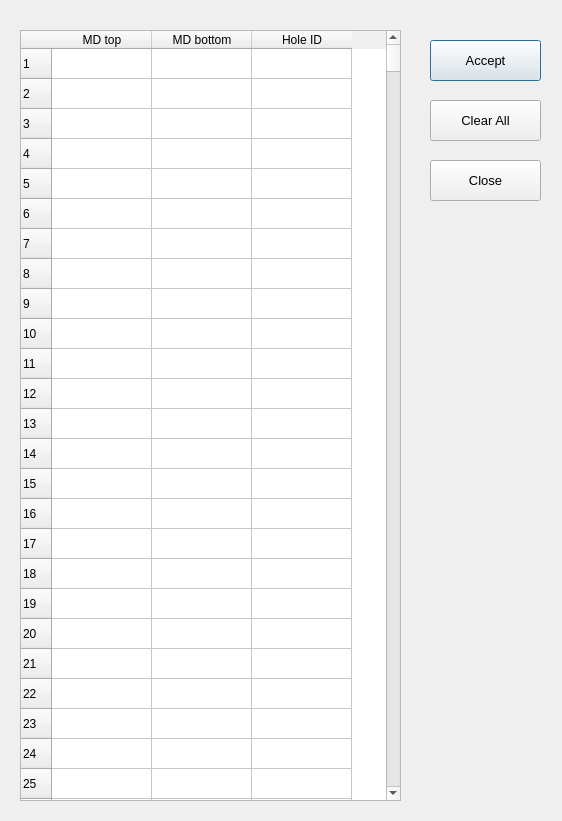
<?xml version="1.0" encoding="UTF-8"?>
<ui version="4.0">
 <class>CaliperInsertion</class>
 <widget class="QDialog" name="CaliperInsertion">
  <property name="geometry">
   <rect>
    <x>0</x>
    <y>0</y>
    <width>562</width>
    <height>821</height>
   </rect>
  </property>
  <property name="windowTitle">
   <string>Caliper Insertion</string>
  </property>
  <widget class="QTableWidget" name="csvCal_tableWidget">
   <property name="geometry">
    <rect>
     <x>20</x>
     <y>30</y>
     <width>381</width>
     <height>771</height>
    </rect>
   </property>
   <property name="rowCount">
    <number>1000</number>
   </property>
   <property name="columnCount">
    <number>3</number>
   </property>
   <attribute name="horizontalHeaderVisible">
    <bool>true</bool>
   </attribute>
   <row/>
   <row/>
   <row/>
   <row/>
   <row/>
   <row/>
   <row/>
   <row/>
   <row/>
   <row/>
   <row/>
   <row/>
   <row/>
   <row/>
   <row/>
   <row/>
   <row/>
   <row/>
   <row/>
   <row/>
   <row/>
   <row/>
   <row/>
   <row/>
   <row/>
   <row/>
   <row/>
   <row/>
   <row/>
   <row/>
   <row/>
   <row/>
   <row/>
   <row/>
   <row/>
   <row/>
   <row/>
   <row/>
   <row/>
   <row/>
   <row/>
   <row/>
   <row/>
   <row/>
   <row/>
   <row/>
   <row/>
   <row/>
   <row/>
   <row/>
   <row/>
   <row/>
   <row/>
   <row/>
   <row/>
   <row/>
   <row/>
   <row/>
   <row/>
   <row/>
   <row/>
   <row/>
   <row/>
   <row/>
   <row/>
   <row/>
   <row/>
   <row/>
   <row/>
   <row/>
   <row/>
   <row/>
   <row/>
   <row/>
   <row/>
   <row/>
   <row/>
   <row/>
   <row/>
   <row/>
   <row/>
   <row/>
   <row/>
   <row/>
   <row/>
   <row/>
   <row/>
   <row/>
   <row/>
   <row/>
   <row/>
   <row/>
   <row/>
   <row/>
   <row/>
   <row/>
   <row/>
   <row/>
   <row/>
   <row/>
   <row/>
   <row/>
   <row/>
   <row/>
   <row/>
   <row/>
   <row/>
   <row/>
   <row/>
   <row/>
   <row/>
   <row/>
   <row/>
   <row/>
   <row/>
   <row/>
   <row/>
   <row/>
   <row/>
   <row/>
   <row/>
   <row/>
   <row/>
   <row/>
   <row/>
   <row/>
   <row/>
   <row/>
   <row/>
   <row/>
   <row/>
   <row/>
   <row/>
   <row/>
   <row/>
   <row/>
   <row/>
   <row/>
   <row/>
   <row/>
   <row/>
   <row/>
   <row/>
   <row/>
   <row/>
   <row/>
   <row/>
   <row/>
   <row/>
   <row/>
   <row/>
   <row/>
   <row/>
   <row/>
   <row/>
   <row/>
   <row/>
   <row/>
   <row/>
   <row/>
   <row/>
   <row/>
   <row/>
   <row/>
   <row/>
   <row/>
   <row/>
   <row/>
   <row/>
   <row/>
   <row/>
   <row/>
   <row/>
   <row/>
   <row/>
   <row/>
   <row/>
   <row/>
   <row/>
   <row/>
   <row/>
   <row/>
   <row/>
   <row/>
   <row/>
   <row/>
   <row/>
   <row/>
   <row/>
   <row/>
   <row/>
   <row/>
   <row/>
   <row/>
   <row/>
   <row/>
   <row/>
   <row/>
   <row/>
   <row/>
   <row/>
   <row/>
   <row/>
   <row/>
   <row/>
   <row/>
   <row/>
   <row/>
   <row/>
   <row/>
   <row/>
   <row/>
   <row/>
   <row/>
   <row/>
   <row/>
   <row/>
   <row/>
   <row/>
   <row/>
   <row/>
   <row/>
   <row/>
   <row/>
   <row/>
   <row/>
   <row/>
   <row/>
   <row/>
   <row/>
   <row/>
   <row/>
   <row/>
   <row/>
   <row/>
   <row/>
   <row/>
   <row/>
   <row/>
   <row/>
   <row/>
   <row/>
   <row/>
   <row/>
   <row/>
   <row/>
   <row/>
   <row/>
   <row/>
   <row/>
   <row/>
   <row/>
   <row/>
   <row/>
   <row/>
   <row/>
   <row/>
   <row/>
   <row/>
   <row/>
   <row/>
   <row/>
   <row/>
   <row/>
   <row/>
   <row/>
   <row/>
   <row/>
   <row/>
   <row/>
   <row/>
   <row/>
   <row/>
   <row/>
   <row/>
   <row/>
   <row/>
   <row/>
   <row/>
   <row/>
   <row/>
   <row/>
   <row/>
   <row/>
   <row/>
   <row/>
   <row/>
   <row/>
   <row/>
   <row/>
   <row/>
   <row/>
   <row/>
   <row/>
   <row/>
   <row/>
   <row/>
   <row/>
   <row/>
   <row/>
   <row/>
   <row/>
   <row/>
   <row/>
   <row/>
   <row/>
   <row/>
   <row/>
   <row/>
   <row/>
   <row/>
   <row/>
   <row/>
   <row/>
   <row/>
   <row/>
   <row/>
   <row/>
   <row/>
   <row/>
   <row/>
   <row/>
   <row/>
   <row/>
   <row/>
   <row/>
   <row/>
   <row/>
   <row/>
   <row/>
   <row/>
   <row/>
   <row/>
   <row/>
   <row/>
   <row/>
   <row/>
   <row/>
   <row/>
   <row/>
   <row/>
   <row/>
   <row/>
   <row/>
   <row/>
   <row/>
   <row/>
   <row/>
   <row/>
   <row/>
   <row/>
   <row/>
   <row/>
   <row/>
   <row/>
   <row/>
   <row/>
   <row/>
   <row/>
   <row/>
   <row/>
   <row/>
   <row/>
   <row/>
   <row/>
   <row/>
   <row/>
   <row/>
   <row/>
   <row/>
   <row/>
   <row/>
   <row/>
   <row/>
   <row/>
   <row/>
   <row/>
   <row/>
   <row/>
   <row/>
   <row/>
   <row/>
   <row/>
   <row/>
   <row/>
   <row/>
   <row/>
   <row/>
   <row/>
   <row/>
   <row/>
   <row/>
   <row/>
   <row/>
   <row/>
   <row/>
   <row/>
   <row/>
   <row/>
   <row/>
   <row/>
   <row/>
   <row/>
   <row/>
   <row/>
   <row/>
   <row/>
   <row/>
   <row/>
   <row/>
   <row/>
   <row/>
   <row/>
   <row/>
   <row/>
   <row/>
   <row/>
   <row/>
   <row/>
   <row/>
   <row/>
   <row/>
   <row/>
   <row/>
   <row/>
   <row/>
   <row/>
   <row/>
   <row/>
   <row/>
   <row/>
   <row/>
   <row/>
   <row/>
   <row/>
   <row/>
   <row/>
   <row/>
   <row/>
   <row/>
   <row/>
   <row/>
   <row/>
   <row/>
   <row/>
   <row/>
   <row/>
   <row/>
   <row/>
   <row/>
   <row/>
   <row/>
   <row/>
   <row/>
   <row/>
   <row/>
   <row/>
   <row/>
   <row/>
   <row/>
   <row/>
   <row/>
   <row/>
   <row/>
   <row/>
   <row/>
   <row/>
   <row/>
   <row/>
   <row/>
   <row/>
   <row/>
   <row/>
   <row/>
   <row/>
   <row/>
   <row/>
   <row/>
   <row/>
   <row/>
   <row/>
   <row/>
   <row/>
   <row/>
   <row/>
   <row/>
   <row/>
   <row/>
   <row/>
   <row/>
   <row/>
   <row/>
   <row/>
   <row/>
   <row/>
   <row/>
   <row/>
   <row/>
   <row/>
   <row/>
   <row/>
   <row/>
   <row/>
   <row/>
   <row/>
   <row/>
   <row/>
   <row/>
   <row/>
   <row/>
   <row/>
   <row/>
   <row/>
   <row/>
   <row/>
   <row/>
   <row/>
   <row/>
   <row/>
   <row/>
   <row/>
   <row/>
   <row/>
   <row/>
   <row/>
   <row/>
   <row/>
   <row/>
   <row/>
   <row/>
   <row/>
   <row/>
   <row/>
   <row/>
   <row/>
   <row/>
   <row/>
   <row/>
   <row/>
   <row/>
   <row/>
   <row/>
   <row/>
   <row/>
   <row/>
   <row/>
   <row/>
   <row/>
   <row/>
   <row/>
   <row/>
   <row/>
   <row/>
   <row/>
   <row/>
   <row/>
   <row/>
   <row/>
   <row/>
   <row/>
   <row/>
   <row/>
   <row/>
   <row/>
   <row/>
   <row/>
   <row/>
   <row/>
   <row/>
   <row/>
   <row/>
   <row/>
   <row/>
   <row/>
   <row/>
   <row/>
   <row/>
   <row/>
   <row/>
   <row/>
   <row/>
   <row/>
   <row/>
   <row/>
   <row/>
   <row/>
   <row/>
   <row/>
   <row/>
   <row/>
   <row/>
   <row/>
   <row/>
   <row/>
   <row/>
   <row/>
   <row/>
   <row/>
   <row/>
   <row/>
   <row/>
   <row/>
   <row/>
   <row/>
   <row/>
   <row/>
   <row/>
   <row/>
   <row/>
   <row/>
   <row/>
   <row/>
   <row/>
   <row/>
   <row/>
   <row/>
   <row/>
   <row/>
   <row/>
   <row/>
   <row/>
   <row/>
   <row/>
   <row/>
   <row/>
   <row/>
   <row/>
   <row/>
   <row/>
   <row/>
   <row/>
   <row/>
   <row/>
   <row/>
   <row/>
   <row/>
   <row/>
   <row/>
   <row/>
   <row/>
   <row/>
   <row/>
   <row/>
   <row/>
   <row/>
   <row/>
   <row/>
   <row/>
   <row/>
   <row/>
   <row/>
   <row/>
   <row/>
   <row/>
   <row/>
   <row/>
   <row/>
   <row/>
   <row/>
   <row/>
   <row/>
   <row/>
   <row/>
   <row/>
   <row/>
   <row/>
   <row/>
   <row/>
   <row/>
   <row/>
   <row/>
   <row/>
   <row/>
   <row/>
   <row/>
   <row/>
   <row/>
   <row/>
   <row/>
   <row/>
   <row/>
   <row/>
   <row/>
   <row/>
   <row/>
   <row/>
   <row/>
   <row/>
   <row/>
   <row/>
   <row/>
   <row/>
   <row/>
   <row/>
   <row/>
   <row/>
   <row/>
   <row/>
   <row/>
   <row/>
   <row/>
   <row/>
   <row/>
   <row/>
   <row/>
   <row/>
   <row/>
   <row/>
   <row/>
   <row/>
   <row/>
   <row/>
   <row/>
   <row/>
   <row/>
   <row/>
   <row/>
   <row/>
   <row/>
   <row/>
   <row/>
   <row/>
   <row/>
   <row/>
   <row/>
   <row/>
   <row/>
   <row/>
   <row/>
   <row/>
   <row/>
   <row/>
   <row/>
   <row/>
   <row/>
   <row/>
   <row/>
   <row/>
   <row/>
   <row/>
   <row/>
   <row/>
   <row/>
   <row/>
   <row/>
   <row/>
   <row/>
   <row/>
   <row/>
   <row/>
   <row/>
   <row/>
   <row/>
   <row/>
   <row/>
   <row/>
   <row/>
   <row/>
   <row/>
   <row/>
   <row/>
   <row/>
   <row/>
   <row/>
   <row/>
   <row/>
   <row/>
   <row/>
   <row/>
   <row/>
   <row/>
   <row/>
   <row/>
   <row/>
   <row/>
   <row/>
   <row/>
   <row/>
   <row/>
   <row/>
   <row/>
   <row/>
   <row/>
   <row/>
   <row/>
   <row/>
   <row/>
   <row/>
   <row/>
   <row/>
   <row/>
   <row/>
   <row/>
   <row/>
   <row/>
   <row/>
   <row/>
   <row/>
   <row/>
   <row/>
   <row/>
   <row/>
   <row/>
   <row/>
   <row/>
   <row/>
   <row/>
   <row/>
   <row/>
   <row/>
   <row/>
   <row/>
   <row/>
   <row/>
   <row/>
   <row/>
   <row/>
   <row/>
   <row/>
   <row/>
   <row/>
   <row/>
   <row/>
   <row/>
   <row/>
   <row/>
   <row/>
   <row/>
   <row/>
   <row/>
   <row/>
   <row/>
   <row/>
   <row/>
   <row/>
   <row/>
   <row/>
   <row/>
   <row/>
   <row/>
   <row/>
   <row/>
   <row/>
   <row/>
   <row/>
   <row/>
   <row/>
   <row/>
   <row/>
   <row/>
   <row/>
   <row/>
   <row/>
   <row/>
   <row/>
   <row/>
   <row/>
   <row/>
   <row/>
   <row/>
   <row/>
   <row/>
   <row/>
   <row/>
   <row/>
   <row/>
   <row/>
   <row/>
   <row/>
   <row/>
   <row/>
   <row/>
   <row/>
   <row/>
   <row/>
   <row/>
   <row/>
   <row/>
   <row/>
   <row/>
   <row/>
   <row/>
   <row/>
   <row/>
   <row/>
   <row/>
   <row/>
   <row/>
   <row/>
   <row/>
   <row/>
   <row/>
   <row/>
   <row/>
   <row/>
   <row/>
   <row/>
   <row/>
   <row/>
   <row/>
   <row/>
   <row/>
   <row/>
   <row/>
   <row/>
   <row/>
   <row/>
   <row/>
   <row/>
   <row/>
   <row/>
   <row/>
   <row/>
   <row/>
   <row/>
   <row/>
   <row/>
   <row/>
   <row/>
   <row/>
   <row/>
   <row/>
   <row/>
   <row/>
   <row/>
   <row/>
   <row/>
   <row/>
   <row/>
   <row/>
   <row/>
   <row/>
   <row/>
   <row/>
   <row/>
   <row/>
   <row/>
   <row/>
   <row/>
   <row/>
   <row/>
   <row/>
   <row/>
   <row/>
   <row/>
   <row/>
   <row/>
   <row/>
   <row/>
   <row/>
   <row/>
   <row/>
   <row/>
   <row/>
   <row/>
   <row/>
   <row/>
   <row/>
   <row/>
   <row/>
   <row/>
   <row/>
   <row/>
   <row/>
   <row/>
   <row/>
   <row/>
   <row/>
   <row/>
   <row/>
   <row/>
   <row/>
   <row/>
   <row/>
   <row/>
   <row/>
   <row/>
   <row/>
   <row/>
   <row/>
   <row/>
   <row/>
   <row/>
   <row/>
   <row/>
   <row/>
   <row/>
   <row/>
   <row/>
   <row/>
   <row/>
   <row/>
   <row/>
   <row/>
   <row/>
   <row/>
   <row/>
   <row/>
   <row/>
   <row/>
   <column>
    <property name="text">
     <string>MD top</string>
    </property>
   </column>
   <column>
    <property name="text">
     <string>MD bottom</string>
    </property>
   </column>
   <column>
    <property name="text">
     <string>Hole ID</string>
    </property>
   </column>
  </widget>
  <widget class="QPushButton" name="csvAccept_pushButton">
   <property name="geometry">
    <rect>
     <x>430</x>
     <y>40</y>
     <width>111</width>
     <height>41</height>
    </rect>
   </property>
   <property name="font">
    <font>
     <pointsize>10</pointsize>
    </font>
   </property>
   <property name="text">
    <string>Accept</string>
   </property>
  </widget>
  <widget class="QPushButton" name="csvClose_pushButton">
   <property name="geometry">
    <rect>
     <x>430</x>
     <y>160</y>
     <width>111</width>
     <height>41</height>
    </rect>
   </property>
   <property name="font">
    <font>
     <pointsize>10</pointsize>
    </font>
   </property>
   <property name="text">
    <string>Close</string>
   </property>
  </widget>
  <widget class="QPushButton" name="csvClearAll_pushButton">
   <property name="geometry">
    <rect>
     <x>430</x>
     <y>100</y>
     <width>111</width>
     <height>41</height>
    </rect>
   </property>
   <property name="font">
    <font>
     <pointsize>10</pointsize>
    </font>
   </property>
   <property name="text">
    <string>Clear All</string>
   </property>
  </widget>
 </widget>
 <resources/>
 <connections>
  <connection>
   <sender>csvClose_pushButton</sender>
   <signal>clicked()</signal>
   <receiver>CaliperInsertion</receiver>
   <slot>close()</slot>
   <hints>
    <hint type="sourcelabel">
     <x>485</x>
     <y>180</y>
    </hint>
    <hint type="destinationlabel">
     <x>280</x>
     <y>410</y>
    </hint>
   </hints>
  </connection>
 </connections>
</ui>
